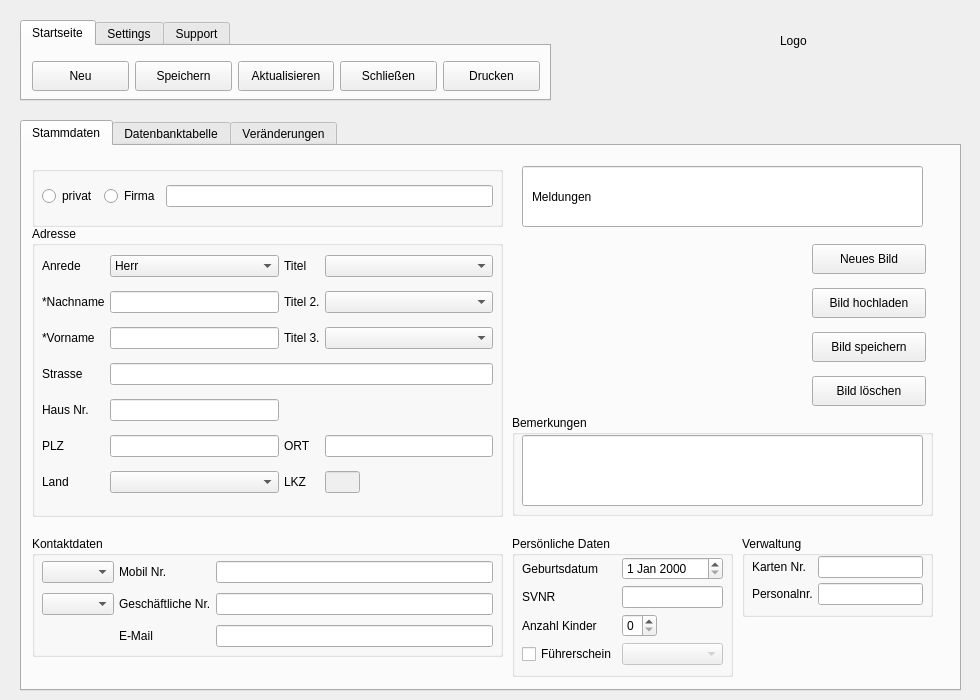
<?xml version="1.0" encoding="UTF-8"?>
<ui version="4.0">
 <class>HAUPTFENSTER</class>
 <widget class="QWidget" name="HAUPTFENSTER">
  <property name="geometry">
   <rect>
    <x>0</x>
    <y>0</y>
    <width>980</width>
    <height>700</height>
   </rect>
  </property>
  <property name="minimumSize">
   <size>
    <width>980</width>
    <height>700</height>
   </size>
  </property>
  <property name="windowTitle">
   <string>Stammdatenverwaltung - KAG</string>
  </property>
  <widget class="QTabWidget" name="tabWidget">
   <property name="geometry">
    <rect>
     <x>20</x>
     <y>120</y>
     <width>941</width>
     <height>571</height>
    </rect>
   </property>
   <property name="currentIndex">
    <number>0</number>
   </property>
   <property name="iconSize">
    <size>
     <width>25</width>
     <height>25</height>
    </size>
   </property>
   <widget class="QWidget" name="Stammdaten">
    <property name="enabled">
     <bool>true</bool>
    </property>
    <attribute name="title">
     <string>Stammdaten</string>
    </attribute>
    <widget class="QGroupBox" name="ADRESS_BOX">
     <property name="geometry">
      <rect>
       <x>10</x>
       <y>80</y>
       <width>471</width>
       <height>291</height>
      </rect>
     </property>
     <property name="title">
      <string>Adresse</string>
     </property>
     <widget class="QWidget" name="gridLayoutWidget">
      <property name="geometry">
       <rect>
        <x>10</x>
        <y>20</y>
        <width>451</width>
        <height>261</height>
       </rect>
      </property>
      <layout class="QGridLayout" name="gridLayout">
       <property name="spacing">
        <number>5</number>
       </property>
       <item row="0" column="2">
        <widget class="QComboBox" name="ANREDE_BOX">
         <item>
          <property name="text">
           <string>Herr</string>
          </property>
         </item>
         <item>
          <property name="text">
           <string>Frau</string>
          </property>
         </item>
         <item>
          <property name="text">
           <string>Sonstiges</string>
          </property>
         </item>
        </widget>
       </item>
       <item row="1" column="1">
        <widget class="QLabel" name="NACHNAME">
         <property name="text">
          <string>*Nachname</string>
         </property>
        </widget>
       </item>
       <item row="3" column="2" colspan="3">
        <widget class="QLineEdit" name="STRASSE_BOX"/>
       </item>
       <item row="5" column="2">
        <widget class="QLineEdit" name="PLZ_BOX"/>
       </item>
       <item row="6" column="1">
        <widget class="QLabel" name="LAND">
         <property name="text">
          <string>Land</string>
         </property>
        </widget>
       </item>
       <item row="2" column="1">
        <widget class="QLabel" name="VORNAME">
         <property name="text">
          <string>*Vorname</string>
         </property>
        </widget>
       </item>
       <item row="5" column="4">
        <widget class="QLineEdit" name="ORT_BOX"/>
       </item>
       <item row="4" column="2">
        <widget class="QLineEdit" name="HAUSNR_BOX"/>
       </item>
       <item row="3" column="1">
        <widget class="QLabel" name="STRASSE">
         <property name="text">
          <string>Strasse</string>
         </property>
        </widget>
       </item>
       <item row="1" column="2">
        <widget class="QLineEdit" name="NACHNAME_BOX"/>
       </item>
       <item row="2" column="2">
        <widget class="QLineEdit" name="VORNAME_BOX"/>
       </item>
       <item row="6" column="3">
        <widget class="QLabel" name="LKZ">
         <property name="text">
          <string>LKZ</string>
         </property>
        </widget>
       </item>
       <item row="0" column="1">
        <widget class="QLabel" name="ANREDE">
         <property name="text">
          <string>Anrede</string>
         </property>
        </widget>
       </item>
       <item row="5" column="3">
        <widget class="QLabel" name="ORT">
         <property name="text">
          <string>ORT</string>
         </property>
        </widget>
       </item>
       <item row="6" column="4">
        <widget class="QLineEdit" name="LKZ_BOX">
         <property name="enabled">
          <bool>false</bool>
         </property>
         <property name="maximumSize">
          <size>
           <width>35</width>
           <height>16777215</height>
          </size>
         </property>
        </widget>
       </item>
       <item row="5" column="1">
        <widget class="QLabel" name="PLZ">
         <property name="text">
          <string>PLZ</string>
         </property>
        </widget>
       </item>
       <item row="0" column="3">
        <widget class="QLabel" name="label_4">
         <property name="text">
          <string>Titel</string>
         </property>
        </widget>
       </item>
       <item row="0" column="4">
        <widget class="QComboBox" name="TITEL1"/>
       </item>
       <item row="1" column="3">
        <widget class="QLabel" name="label_5">
         <property name="text">
          <string>Titel 2.</string>
         </property>
        </widget>
       </item>
       <item row="6" column="2">
        <widget class="QComboBox" name="LAND_BOX"/>
       </item>
       <item row="4" column="1">
        <widget class="QLabel" name="HAUSNR">
         <property name="text">
          <string>Haus Nr.</string>
         </property>
        </widget>
       </item>
       <item row="2" column="4">
        <widget class="QComboBox" name="TITEL3"/>
       </item>
       <item row="1" column="4">
        <widget class="QComboBox" name="TITEL2"/>
       </item>
       <item row="2" column="3">
        <widget class="QLabel" name="label_6">
         <property name="text">
          <string>Titel 3.</string>
         </property>
        </widget>
       </item>
      </layout>
     </widget>
    </widget>
    <widget class="QGroupBox" name="KONTAKT_DATEN">
     <property name="geometry">
      <rect>
       <x>10</x>
       <y>390</y>
       <width>471</width>
       <height>121</height>
      </rect>
     </property>
     <property name="title">
      <string>Kontaktdaten</string>
     </property>
     <widget class="QWidget" name="gridLayoutWidget_2">
      <property name="geometry">
       <rect>
        <x>10</x>
        <y>20</y>
        <width>451</width>
        <height>99</height>
       </rect>
      </property>
      <layout class="QGridLayout" name="gridLayout_2">
       <property name="spacing">
        <number>5</number>
       </property>
       <item row="0" column="2">
        <widget class="QLabel" name="NR_MOBIL">
         <property name="text">
          <string>Mobil Nr.</string>
         </property>
        </widget>
       </item>
       <item row="1" column="2">
        <widget class="QLabel" name="NR_GESCHAEFT">
         <property name="text">
          <string>Geschäftliche Nr.</string>
         </property>
        </widget>
       </item>
       <item row="1" column="1">
        <widget class="QComboBox" name="VORWAHL2"/>
       </item>
       <item row="1" column="3">
        <widget class="QLineEdit" name="BUSINESS_NR"/>
       </item>
       <item row="0" column="3">
        <widget class="QLineEdit" name="MOBIL"/>
       </item>
       <item row="0" column="1">
        <widget class="QComboBox" name="VORWAHL1"/>
       </item>
       <item row="2" column="3">
        <widget class="QLineEdit" name="EMAIL_BOX">
         <property name="sizePolicy">
          <sizepolicy hsizetype="Expanding" vsizetype="Fixed">
           <horstretch>0</horstretch>
           <verstretch>0</verstretch>
          </sizepolicy>
         </property>
        </widget>
       </item>
       <item row="2" column="2">
        <widget class="QLabel" name="EMAIL">
         <property name="text">
          <string>E-Mail</string>
         </property>
        </widget>
       </item>
      </layout>
     </widget>
    </widget>
    <widget class="QGroupBox" name="adress_box_3">
     <property name="geometry">
      <rect>
       <x>720</x>
       <y>390</y>
       <width>191</width>
       <height>81</height>
      </rect>
     </property>
     <property name="title">
      <string>Verwaltung</string>
     </property>
     <widget class="QWidget" name="gridLayoutWidget_3">
      <property name="geometry">
       <rect>
        <x>10</x>
        <y>20</y>
        <width>171</width>
        <height>51</height>
       </rect>
      </property>
      <layout class="QGridLayout" name="gridLayout_3">
       <property name="spacing">
        <number>5</number>
       </property>
       <item row="0" column="2">
        <widget class="QLineEdit" name="KARTE_BOX"/>
       </item>
       <item row="0" column="1">
        <widget class="QLabel" name="label_22">
         <property name="text">
          <string>Karten Nr.</string>
         </property>
        </widget>
       </item>
       <item row="1" column="2">
        <widget class="QLineEdit" name="PERSO_BOX"/>
       </item>
       <item row="1" column="1">
        <widget class="QLabel" name="PRNR">
         <property name="text">
          <string>Personalnr.</string>
         </property>
        </widget>
       </item>
      </layout>
     </widget>
    </widget>
    <widget class="QGroupBox" name="adress_box_4">
     <property name="geometry">
      <rect>
       <x>490</x>
       <y>390</y>
       <width>221</width>
       <height>141</height>
      </rect>
     </property>
     <property name="title">
      <string>Persönliche Daten</string>
     </property>
     <widget class="QWidget" name="gridLayoutWidget_4">
      <property name="geometry">
       <rect>
        <x>10</x>
        <y>20</y>
        <width>201</width>
        <height>111</height>
       </rect>
      </property>
      <layout class="QGridLayout" name="gridLayout_4">
       <property name="spacing">
        <number>5</number>
       </property>
       <item row="0" column="1">
        <widget class="QLabel" name="BDAY">
         <property name="text">
          <string>Geburtsdatum</string>
         </property>
        </widget>
       </item>
       <item row="2" column="1">
        <widget class="QLabel" name="KINDER">
         <property name="text">
          <string>Anzahl Kinder</string>
         </property>
        </widget>
       </item>
       <item row="1" column="1">
        <widget class="QLabel" name="SVNR">
         <property name="text">
          <string>SVNR</string>
         </property>
        </widget>
       </item>
       <item row="2" column="2">
        <widget class="QSpinBox" name="KINDER_BOX">
         <property name="maximumSize">
          <size>
           <width>35</width>
           <height>16777215</height>
          </size>
         </property>
        </widget>
       </item>
       <item row="1" column="2">
        <widget class="QLineEdit" name="SVNR_BOX"/>
       </item>
       <item row="0" column="2">
        <widget class="QDateEdit" name="BDAY_BOX"/>
       </item>
       <item row="3" column="1">
        <widget class="QCheckBox" name="SCHEIN_BOX">
         <property name="text">
          <string>Führerschein</string>
         </property>
        </widget>
       </item>
       <item row="3" column="2">
        <widget class="QComboBox" name="SCHEIN_ART">
         <property name="enabled">
          <bool>false</bool>
         </property>
         <item>
          <property name="text">
           <string/>
          </property>
         </item>
         <item>
          <property name="text">
           <string>A</string>
          </property>
         </item>
         <item>
          <property name="text">
           <string>B</string>
          </property>
         </item>
        </widget>
       </item>
      </layout>
     </widget>
    </widget>
    <widget class="QWidget" name="verticalLayoutWidget">
     <property name="geometry">
      <rect>
       <x>790</x>
       <y>90</y>
       <width>114</width>
       <height>181</height>
      </rect>
     </property>
     <layout class="QVBoxLayout" name="verticalLayout">
      <item>
       <widget class="QPushButton" name="NEW_PICTURE">
        <property name="minimumSize">
         <size>
          <width>0</width>
          <height>30</height>
         </size>
        </property>
        <property name="sizeIncrement">
         <size>
          <width>0</width>
          <height>150</height>
         </size>
        </property>
        <property name="baseSize">
         <size>
          <width>50</width>
          <height>150</height>
         </size>
        </property>
        <property name="text">
         <string>Neues Bild</string>
        </property>
        <property name="icon">
         <iconset>
          <normaloff>C:/Users/quent/.designer/backup/Icons/buttons/plus.ico</normaloff>C:/Users/quent/.designer/backup/Icons/buttons/plus.ico</iconset>
        </property>
       </widget>
      </item>
      <item>
       <widget class="QPushButton" name="UPLOAD">
        <property name="minimumSize">
         <size>
          <width>0</width>
          <height>30</height>
         </size>
        </property>
        <property name="text">
         <string>Bild hochladen</string>
        </property>
       </widget>
      </item>
      <item>
       <widget class="QPushButton" name="SAVE_PICTURE">
        <property name="minimumSize">
         <size>
          <width>0</width>
          <height>30</height>
         </size>
        </property>
        <property name="text">
         <string>Bild speichern</string>
        </property>
        <property name="icon">
         <iconset>
          <normaloff>C:/Users/quent/Icons/computer/DISK04.ICO</normaloff>C:/Users/quent/Icons/computer/DISK04.ICO</iconset>
        </property>
        <property name="checkable">
         <bool>false</bool>
        </property>
       </widget>
      </item>
      <item>
       <widget class="QPushButton" name="DELETE_PICTURE">
        <property name="minimumSize">
         <size>
          <width>0</width>
          <height>30</height>
         </size>
        </property>
        <property name="text">
         <string>Bild löschen</string>
        </property>
        <property name="icon">
         <iconset>
          <normaloff>C:/Users/quent/Icons/computer/W95MBX01.ICO</normaloff>C:/Users/quent/Icons/computer/W95MBX01.ICO</iconset>
        </property>
       </widget>
      </item>
     </layout>
    </widget>
    <widget class="QLabel" name="lab_INFO">
     <property name="geometry">
      <rect>
       <x>510</x>
       <y>30</y>
       <width>381</width>
       <height>41</height>
      </rect>
     </property>
     <property name="layoutDirection">
      <enum>Qt::LeftToRight</enum>
     </property>
     <property name="text">
      <string>Meldungen</string>
     </property>
    </widget>
    <widget class="QGroupBox" name="groupBox">
     <property name="geometry">
      <rect>
       <x>10</x>
       <y>20</y>
       <width>471</width>
       <height>61</height>
      </rect>
     </property>
     <property name="title">
      <string/>
     </property>
     <widget class="QWidget" name="horizontalLayoutWidget">
      <property name="geometry">
       <rect>
        <x>10</x>
        <y>10</y>
        <width>451</width>
        <height>41</height>
       </rect>
      </property>
      <layout class="QHBoxLayout" name="horizontalLayout">
       <item>
        <widget class="QRadioButton" name="PRIVAT_RBUTTON">
         <property name="text">
          <string>privat</string>
         </property>
         <property name="checkable">
          <bool>true</bool>
         </property>
         <property name="checked">
          <bool>false</bool>
         </property>
        </widget>
       </item>
       <item>
        <widget class="QRadioButton" name="FIRMA_RBUTTON">
         <property name="text">
          <string>Firma</string>
         </property>
        </widget>
       </item>
       <item>
        <widget class="QLineEdit" name="FIRMA_BOX">
         <property name="text">
          <string/>
         </property>
        </widget>
       </item>
      </layout>
     </widget>
    </widget>
    <widget class="QGroupBox" name="groupBox_2">
     <property name="geometry">
      <rect>
       <x>490</x>
       <y>269</y>
       <width>421</width>
       <height>101</height>
      </rect>
     </property>
     <property name="title">
      <string>Bemerkungen</string>
     </property>
     <widget class="QLineEdit" name="lineEdit">
      <property name="geometry">
       <rect>
        <x>10</x>
        <y>20</y>
        <width>401</width>
        <height>71</height>
       </rect>
      </property>
     </widget>
    </widget>
    <widget class="QLineEdit" name="lineEdit_2">
     <property name="geometry">
      <rect>
       <x>500</x>
       <y>20</y>
       <width>401</width>
       <height>61</height>
      </rect>
     </property>
    </widget>
    <widget class="QLabel" name="FOTO">
     <property name="geometry">
      <rect>
       <x>500</x>
       <y>90</y>
       <width>281</width>
       <height>171</height>
      </rect>
     </property>
     <property name="text">
      <string/>
     </property>
    </widget>
    <zorder>lineEdit_2</zorder>
    <zorder>ADRESS_BOX</zorder>
    <zorder>KONTAKT_DATEN</zorder>
    <zorder>adress_box_3</zorder>
    <zorder>adress_box_4</zorder>
    <zorder>verticalLayoutWidget</zorder>
    <zorder>lab_INFO</zorder>
    <zorder>groupBox</zorder>
    <zorder>groupBox_2</zorder>
    <zorder>FOTO</zorder>
   </widget>
   <widget class="QWidget" name="Datenbanktabelle">
    <attribute name="title">
     <string>Datenbanktabelle</string>
    </attribute>
    <widget class="QTableWidget" name="Daten_Tabelle">
     <property name="geometry">
      <rect>
       <x>10</x>
       <y>60</y>
       <width>911</width>
       <height>471</height>
      </rect>
     </property>
    </widget>
    <widget class="QWidget" name="horizontalLayoutWidget_3">
     <property name="geometry">
      <rect>
       <x>10</x>
       <y>20</y>
       <width>791</width>
       <height>32</height>
      </rect>
     </property>
     <layout class="QHBoxLayout" name="horizontalLayout_3">
      <item>
       <widget class="QPushButton" name="SEARCH">
        <property name="minimumSize">
         <size>
          <width>0</width>
          <height>30</height>
         </size>
        </property>
        <property name="text">
         <string>Suchen</string>
        </property>
        <property name="icon">
         <iconset>
          <normaloff>C:/Users/quent/.designer/backup/Icons/buttons/lupe.ico</normaloff>C:/Users/quent/.designer/backup/Icons/buttons/lupe.ico</iconset>
        </property>
       </widget>
      </item>
      <item>
       <widget class="QLineEdit" name="SEARCH_INPUT">
        <property name="minimumSize">
         <size>
          <width>0</width>
          <height>25</height>
         </size>
        </property>
        <property name="text">
         <string/>
        </property>
       </widget>
      </item>
      <item>
       <widget class="QPushButton" name="DELETE">
        <property name="minimumSize">
         <size>
          <width>0</width>
          <height>30</height>
         </size>
        </property>
        <property name="text">
         <string>Löschen</string>
        </property>
        <property name="icon">
         <iconset>
          <normaloff>C:/Users/quent/Icons/computer/W95MBX01.ICO</normaloff>C:/Users/quent/Icons/computer/W95MBX01.ICO</iconset>
        </property>
       </widget>
      </item>
      <item>
       <widget class="QPushButton" name="CSV">
        <property name="minimumSize">
         <size>
          <width>0</width>
          <height>30</height>
         </size>
        </property>
        <property name="text">
         <string>CSV-Export</string>
        </property>
        <property name="icon">
         <iconset>
          <normaloff>C:/Users/quent/Icons/arrows/ARW04UP.ICO</normaloff>C:/Users/quent/Icons/arrows/ARW04UP.ICO</iconset>
        </property>
       </widget>
      </item>
      <item>
       <widget class="QPushButton" name="REPORT">
        <property name="minimumSize">
         <size>
          <width>0</width>
          <height>30</height>
         </size>
        </property>
        <property name="text">
         <string>Report akt. Daten</string>
        </property>
        <property name="icon">
         <iconset>
          <normaloff>C:/Users/quent/.designer/backup/Icons/buttons/CRDFLE05.ICO</normaloff>C:/Users/quent/.designer/backup/Icons/buttons/CRDFLE05.ICO</iconset>
        </property>
       </widget>
      </item>
      <item>
       <widget class="QPushButton" name="REPORT_ALL">
        <property name="minimumSize">
         <size>
          <width>0</width>
          <height>30</height>
         </size>
        </property>
        <property name="text">
         <string>Report alle Daten</string>
        </property>
        <property name="icon">
         <iconset>
          <normaloff>C:/Users/quent/.designer/backup/Icons/buttons/CRDFLE06.ICO</normaloff>C:/Users/quent/.designer/backup/Icons/buttons/CRDFLE06.ICO</iconset>
        </property>
       </widget>
      </item>
      <item>
       <widget class="QPushButton" name="EMAIL_CREATE">
        <property name="minimumSize">
         <size>
          <width>0</width>
          <height>30</height>
         </size>
        </property>
        <property name="text">
         <string>E-Mail verfassen</string>
        </property>
       </widget>
      </item>
     </layout>
    </widget>
   </widget>
   <widget class="QWidget" name="Historie">
    <attribute name="title">
     <string>Veränderungen</string>
    </attribute>
    <widget class="QListWidget" name="CHANGES">
     <property name="geometry">
      <rect>
       <x>10</x>
       <y>10</y>
       <width>911</width>
       <height>521</height>
      </rect>
     </property>
    </widget>
   </widget>
  </widget>
  <widget class="QLabel" name="LOGO">
   <property name="geometry">
    <rect>
     <x>780</x>
     <y>10</y>
     <width>221</width>
     <height>61</height>
    </rect>
   </property>
   <property name="text">
    <string>Logo</string>
   </property>
   <property name="scaledContents">
    <bool>false</bool>
   </property>
  </widget>
  <widget class="QTabWidget" name="tabWidget_2">
   <property name="geometry">
    <rect>
     <x>20</x>
     <y>20</y>
     <width>531</width>
     <height>81</height>
    </rect>
   </property>
   <property name="currentIndex">
    <number>0</number>
   </property>
   <widget class="QWidget" name="startseite">
    <attribute name="title">
     <string>Startseite</string>
    </attribute>
    <widget class="QWidget" name="horizontalLayoutWidget_2">
     <property name="geometry">
      <rect>
       <x>10</x>
       <y>10</y>
       <width>508</width>
       <height>41</height>
      </rect>
     </property>
     <layout class="QHBoxLayout" name="horizontalLayout_2">
      <item>
       <widget class="QPushButton" name="NEW_ENTRY">
        <property name="minimumSize">
         <size>
          <width>0</width>
          <height>30</height>
         </size>
        </property>
        <property name="text">
         <string>Neu</string>
        </property>
        <property name="icon">
         <iconset>
          <normaloff>C:/Users/quent/.designer/backup/Icons/buttons/plus.ico</normaloff>C:/Users/quent/.designer/backup/Icons/buttons/plus.ico</iconset>
        </property>
        <property name="iconSize">
         <size>
          <width>20</width>
          <height>20</height>
         </size>
        </property>
       </widget>
      </item>
      <item>
       <widget class="QPushButton" name="SAVE">
        <property name="minimumSize">
         <size>
          <width>0</width>
          <height>30</height>
         </size>
        </property>
        <property name="text">
         <string>Speichern</string>
        </property>
        <property name="icon">
         <iconset>
          <normaloff>C:/Users/quent/Icons/computer/DISK04.ICO</normaloff>C:/Users/quent/Icons/computer/DISK04.ICO</iconset>
        </property>
        <property name="checkable">
         <bool>false</bool>
        </property>
       </widget>
      </item>
      <item>
       <widget class="QPushButton" name="REFRESH">
        <property name="minimumSize">
         <size>
          <width>0</width>
          <height>30</height>
         </size>
        </property>
        <property name="text">
         <string>Aktualisieren</string>
        </property>
        <property name="icon">
         <iconset>
          <normaloff>C:/Users/quent/.designer/backup/Icons/buttons/refresh-button-_1_.ico</normaloff>C:/Users/quent/.designer/backup/Icons/buttons/refresh-button-_1_.ico</iconset>
        </property>
       </widget>
      </item>
      <item>
       <widget class="QPushButton" name="EXIT">
        <property name="minimumSize">
         <size>
          <width>0</width>
          <height>30</height>
         </size>
        </property>
        <property name="text">
         <string>Schließen</string>
        </property>
        <property name="icon">
         <iconset>
          <normaloff>C:/Users/quent/.designer/backup/Icons/buttons/power-button.ico</normaloff>C:/Users/quent/.designer/backup/Icons/buttons/power-button.ico</iconset>
        </property>
       </widget>
      </item>
      <item>
       <widget class="QPushButton" name="PRINT">
        <property name="minimumSize">
         <size>
          <width>0</width>
          <height>30</height>
         </size>
        </property>
        <property name="toolTip">
         <string>&lt;html&gt;&lt;head/&gt;&lt;body&gt;&lt;p&gt;Druckt die aktuelle CSV-Export Datei aus&lt;/p&gt;&lt;/body&gt;&lt;/html&gt;</string>
        </property>
        <property name="text">
         <string>Drucken</string>
        </property>
       </widget>
      </item>
     </layout>
    </widget>
   </widget>
   <widget class="QWidget" name="settings">
    <attribute name="title">
     <string>Settings</string>
    </attribute>
    <widget class="QWidget" name="horizontalLayoutWidget_4">
     <property name="geometry">
      <rect>
       <x>10</x>
       <y>10</y>
       <width>501</width>
       <height>41</height>
      </rect>
     </property>
     <layout class="QHBoxLayout" name="horizontalLayout_4">
      <item>
       <widget class="QComboBox" name="SPRACHE_BOX">
        <property name="minimumSize">
         <size>
          <width>0</width>
          <height>28</height>
         </size>
        </property>
        <property name="baseSize">
         <size>
          <width>0</width>
          <height>0</height>
         </size>
        </property>
       </widget>
      </item>
      <item>
       <widget class="QPushButton" name="HELP">
        <property name="minimumSize">
         <size>
          <width>0</width>
          <height>30</height>
         </size>
        </property>
        <property name="text">
         <string>Help</string>
        </property>
        <property name="icon">
         <iconset>
          <normaloff>C:/Users/quent/.designer/backup/Icons/buttons/question.png</normaloff>C:/Users/quent/.designer/backup/Icons/buttons/question.png</iconset>
        </property>
       </widget>
      </item>
      <item>
       <widget class="QPushButton" name="TOGGLE_DARK_MODE">
        <property name="minimumSize">
         <size>
          <width>0</width>
          <height>30</height>
         </size>
        </property>
        <property name="text">
         <string>Darkmode</string>
        </property>
        <property name="icon">
         <iconset>
          <normaloff>C:/Users/quent/.designer/backup/Icons/buttons/day-and-night.png</normaloff>C:/Users/quent/.designer/backup/Icons/buttons/day-and-night.png</iconset>
        </property>
        <property name="checkable">
         <bool>true</bool>
        </property>
       </widget>
      </item>
      <item>
       <widget class="QPushButton" name="MAPS">
        <property name="minimumSize">
         <size>
          <width>0</width>
          <height>30</height>
         </size>
        </property>
        <property name="text">
         <string>Google Maps</string>
        </property>
       </widget>
      </item>
     </layout>
    </widget>
   </widget>
   <widget class="QWidget" name="support">
    <attribute name="title">
     <string>Support</string>
    </attribute>
    <widget class="QWidget" name="horizontalLayoutWidget_5">
     <property name="geometry">
      <rect>
       <x>10</x>
       <y>10</y>
       <width>501</width>
       <height>41</height>
      </rect>
     </property>
     <layout class="QHBoxLayout" name="horizontalLayout_5">
      <item>
       <widget class="QPushButton" name="EMAIL_SUPPORT">
        <property name="minimumSize">
         <size>
          <width>0</width>
          <height>30</height>
         </size>
        </property>
        <property name="text">
         <string>E-Mail support</string>
        </property>
       </widget>
      </item>
      <item>
       <widget class="QPushButton" name="PHONE_SUPPORT">
        <property name="minimumSize">
         <size>
          <width>0</width>
          <height>30</height>
         </size>
        </property>
        <property name="text">
         <string>Phone support</string>
        </property>
       </widget>
      </item>
     </layout>
    </widget>
   </widget>
  </widget>
 </widget>
 <resources/>
 <connections>
  <connection>
   <sender>PRIVAT_RBUTTON</sender>
   <signal>clicked(bool)</signal>
   <receiver>FIRMA_BOX</receiver>
   <slot>setDisabled(bool)</slot>
   <hints>
    <hint type="sourcelabel">
     <x>64</x>
     <y>202</y>
    </hint>
    <hint type="destinationlabel">
     <x>329</x>
     <y>200</y>
    </hint>
   </hints>
  </connection>
  <connection>
   <sender>FIRMA_RBUTTON</sender>
   <signal>clicked(bool)</signal>
   <receiver>FIRMA_BOX</receiver>
   <slot>setEnabled(bool)</slot>
   <hints>
    <hint type="sourcelabel">
     <x>168</x>
     <y>195</y>
    </hint>
    <hint type="destinationlabel">
     <x>408</x>
     <y>201</y>
    </hint>
   </hints>
  </connection>
  <connection>
   <sender>SPRACHE_BOX</sender>
   <signal>currentTextChanged(QString)</signal>
   <receiver>SPRACHE_BOX</receiver>
   <slot>setCurrentText(QString)</slot>
   <hints>
    <hint type="sourcelabel">
     <x>73</x>
     <y>81</y>
    </hint>
    <hint type="destinationlabel">
     <x>120</x>
     <y>84</y>
    </hint>
   </hints>
  </connection>
 </connections>
</ui>
